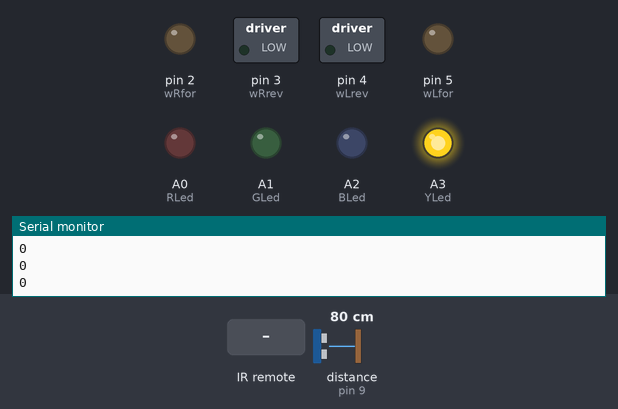
Recording of a sketch running on a simulated Arduino Uno, built with avr-gcc and run on an emulated ATmega328P. Shown: switched loads named in the sketch (green lamp = pin HIGH), output pins drawn as LEDs (lit = HIGH), the last lines printed to the serial monitor. Dashed ring = blinking. The test bench sets the inputs (shaded band); at power-on: distance to the obstacle (sensor on pin 9) 80 cm. The echo pulse lasts 58.3 µs per cm; pins used as bus, display or sensor lines are not drawn.

Above: at 3.7 s.
3.8 s: infrared code 0xFFA25D received
At 6.1 s:
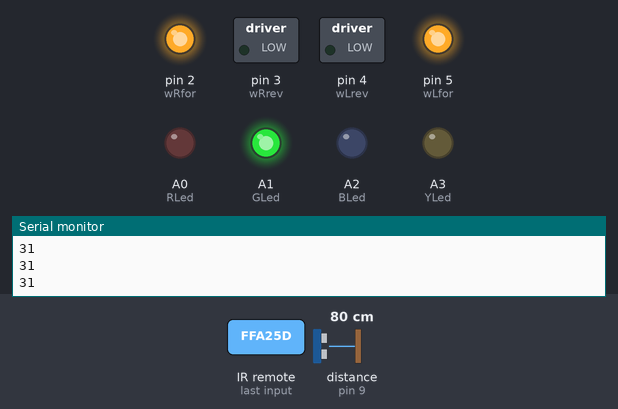
6.8 s: distance to the obstacle (sensor on pin 9) set to 19 cm
8.3 s: distance to the obstacle (sensor on pin 9) set to 16 cm
At 9.14 s:
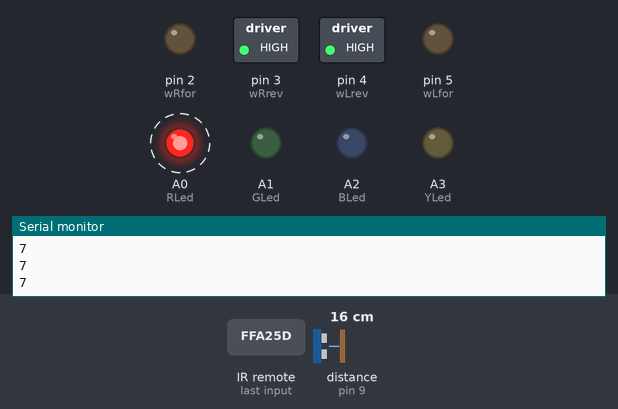
11.3 s: infrared code 0x40BFA05F received
At 13.7 s:
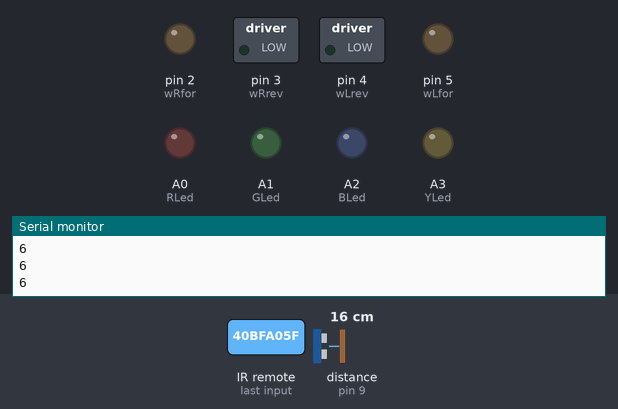
14.2 s: infrared code 0xFFE01F received
At 14.29 s:
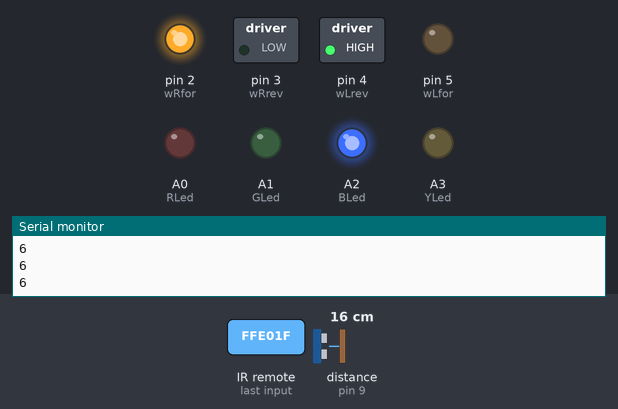
Timing chart, 0 to 16.8 s (numbered marks = the images above; inputs shaded):
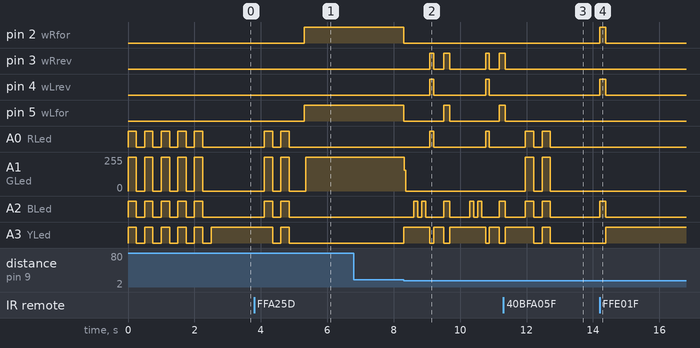

Measured:
- the behaviour switches between 18 and 17 cm on distance to the obstacle (sensor on pin 9) (found by bisection; images 1 and 2)
- after the input at 3.8 s, pin 2 (wRfor), pin 5 (wLfor): LOW → HIGH after 1.5 s
- after the input at 8.3 s, pin 2 (wRfor): HIGH → LOW at once; pin 3 (wRrev): goes HIGH 0.12 s, LOW 0.30 s, HIGH 0.18 s, LOW 1.1 s, HIGH 0.12 s, LOW 0.30 s, then HIGH, starting after 0.78 s
- after the input at 11.3 s, pin 3 (wRrev), pin 5 (wLfor): goes on until 11.4 s, then stays LOW; pin 4 (wLrev): stays LOW (without the input it goes to HIGH after 1.1 s); A1 (GLed): alternates 255/255 for 0.25 s and 0/255 for 0.25 s, 4 changes in all, then stays 0/255, starting after 0.66 s
- after the input at 14.2 s, pin 2 (wRfor), pin 4 (wLrev), A2 (BLed): LOW → HIGH at once, → LOW 0.18 s later; A3 (YLed): LOW → HIGH after 0.18 s

The sketch:

smart_car_old.ino
```cpp
#include <IRremote.h>

uint32_t Previous,

//no extra letter = Mi8SE, M= mini remote,S=Siam's phone


         //Power button
         trigCode = 0xA90,
         trigCodeM = 0xFFA25D,
         trigCodeS = 0x40BFA05F,

         rightCode = 0xCD0,
         rightCodeM = 0xFFA857,
         rightCodeS = 0x40BF20DF,

         leftCode = 0x2D0,
         leftCodeM = 0xFFE01F,
         leftCodeS = 0x40BFE21D,

         upCode = 0x2F0,
         upCodeM = 0xFF906F,
         upCodeS = 0x40BF12ED,

         downCode = 0xAF0,
         downCodeM = 0xFF02FD,
         downCodeS = 0x40BF02FD,

         //Seven
         spinCodeC = 0x610,
         spinCodeCM = 0xFF42BD,
         spinCodeCS = 0x40BF58A7,

         //Ok
         nutralCode = 0xA70,
         nutralCodeM = 0xFF38C7,
         nutralCodeS = 0xA70,

         //Three
         blinkerCode = 0x410,
         blinkerCodeM = 0xFF7A85,
         blinkerCodeS = 0x40BF7887,

         //One
         zzCode = 0x10,
         zzCodeM = 0xFF30CF,
         zzCodeS = 0x40BF50AF,

         //Nine
         spinCodeCC = 0x110,
         spinCodeCCM = 0xFF52AD,
         spinCodeCCS = 0x40BF5AA5,

         //Vol+
         increment = 0x490,
         incrementM = 0xFF9867,
         incrementS = 0x40BFBA45,

         //Vol-
         decrement = 0xC90,
         decrementM = 0xFF6897,
         decrementS = 0x40BF9A65;

long duration;

uint8_t RLed = A0,
        GLed = A1,
        BLed = A2,
        YLed = A3;

const int wRfor = 2,
          wRrev = 3,
          wLfor = 5,
          wLrev = 4,

          trig = 8,
          echo = 9,
          IR = 12,
          RwVal = 200,  //Right wheel analog value - ex value 225

          zigDelay = 500,
          restFor = 300;


IRrecv receiver(IR);
decode_results results;

int sensorAct,
    objDis,
    check365 = 0,
    holdFor = 180,
    animSD = 120; // anim Switch Delay


boolean RCmode = true, senSt = false, batterySaver = false, zzMode = false, blinkerMode = false;

void launchAnim() {
  digitalWrite(RLed, HIGH);
  delay(animSD);
  digitalWrite(RLed, LOW);
  digitalWrite(GLed, HIGH);
  delay(animSD);
  digitalWrite(GLed, LOW);
  digitalWrite(BLed, HIGH);
  delay(animSD);
  digitalWrite(BLed, LOW);
  digitalWrite(YLed, HIGH);
  delay(animSD);
  digitalWrite(YLed, LOW);
  digitalWrite(BLed, HIGH);
  delay(animSD);
  digitalWrite(BLed, LOW);
  digitalWrite(GLed, HIGH);
  delay(animSD);
  digitalWrite(GLed, LOW);
}
void throwSignal() {
  digitalWrite(trig, LOW);
  delayMicroseconds(2);
  digitalWrite(trig, HIGH);
  delayMicroseconds(10);
  digitalWrite(trig, LOW);
  duration = pulseIn(echo, HIGH);
}
bool gotCode(uint32_t code1=0, uint32_t code2=0,uint32_t code3=0) {
  if (Previous == code1 || Previous == code2 || Previous == code3) {
    return true;
  }
  else {
    return false;
  }
}

void convert() {
  //It will convert the signal duration into inches
  objDis = (duration / 2) / (29.1 * 2.54);
}

void defStats() {
  //Define status - It will define if the car have to stop or run
  throwSignal();
  convert();
  if (objDis <= 6 || check365 > 30) {
    senSt = 1;
    check365 = 0;
  }
  else if (objDis == 365) {
    senSt = 0;
    check365 += 1;
  }
  else if (objDis > 6) {
    senSt = 0;
    check365 = 0;
  }
}


void lightsOff() {
  digitalWrite(RLed, LOW);
  digitalWrite(GLed, LOW);
  digitalWrite(BLed, LOW);
  digitalWrite(YLed, LOW);
}

void anim1() {
  digitalWrite(RLed, HIGH);
  digitalWrite(BLed, HIGH);
  delay(animSD);
  digitalWrite(RLed, LOW);
  digitalWrite(BLed, LOW);
  digitalWrite(GLed, HIGH);
  digitalWrite(YLed, HIGH);
  delay(animSD);
  digitalWrite(GLed, LOW);
  digitalWrite(YLed, LOW);
}

void anim2() {
  digitalWrite(RLed, HIGH);
  delay(animSD);
  digitalWrite(RLed, LOW);
  digitalWrite(GLed, HIGH);
  delay(animSD);
  digitalWrite(GLed, LOW);
  digitalWrite(BLed, HIGH);
  delay(animSD);
  digitalWrite(BLed, LOW);
  digitalWrite(YLed, HIGH);
  delay(animSD);
  digitalWrite(YLed, LOW);

}

void nutral() {
  lightsOff();
  digitalWrite(YLed, HIGH);
  digitalWrite(wRfor, LOW);
  digitalWrite(wLfor, LOW);
  digitalWrite(wRrev, LOW);
  digitalWrite(wLrev, LOW);
  delay(restFor);
}

void accelerate() {
  lightsOff();
  digitalWrite(GLed, HIGH);
  digitalWrite(wRfor, HIGH);
  digitalWrite(wLfor, HIGH);

}

void reverse() {
  lightsOff();
  digitalWrite(RLed, HIGH);
  digitalWrite(wRrev, HIGH);
  digitalWrite(wLrev, HIGH);
}

void rot90c() {
  lightsOff();
  digitalWrite(BLed, HIGH);
  digitalWrite(wRrev, HIGH);
  digitalWrite(wLfor, HIGH);
  delay(holdFor);
  nutral();
}

void rot90cc() {
  lightsOff();
  digitalWrite(BLed, HIGH);
  digitalWrite(wRfor, HIGH);
  digitalWrite(wLrev, HIGH);
  delay(holdFor);
  nutral();
}

void spinc() {
  digitalWrite(wRrev, HIGH);
  digitalWrite(wLfor, HIGH);
}

void spincc() {
  digitalWrite(wLrev, HIGH);
  digitalWrite(wRfor, HIGH);
}


void blinker() {
  for (int l = 0; l < 4; l++) {
    launchAnim();
  }
  for (int m = 0; m < 4; m++) {
    anim1();
  }
  for (int n = 0; n < 4; n++) {
    anim2();
  }
}

void falseEach() {
  zzMode = false;
  blinkerMode = false;
}

void ZigZag() {
  accelerate();
  delay(zigDelay);
  nutral();
  rot90c();
  accelerate();
  delay(zigDelay);
  nutral();
  rot90cc();
}

void flash(int led) {
  for (int k = 0; k < 2; k++) {
    digitalWrite(led, HIGH);
    delay(animSD);
    digitalWrite(led, LOW);
    delay(animSD);
  }
}
void flashAll() {
  digitalWrite(YLed, HIGH);
  digitalWrite(BLed, HIGH);
  digitalWrite(GLed, HIGH);
  digitalWrite(RLed, HIGH);
  delay(250);
  digitalWrite(YLed, LOW);
  digitalWrite(BLed, LOW);
  digitalWrite(GLed, LOW);
  digitalWrite(RLed, LOW);
  delay(250);
}
void underControl() {
  if (gotCode(increment,incrementM,incrementS)) {
    flash(GLed);
    if (blinkerMode == true && animSD <= 500) {
      animSD += 20;
    }
    else if (holdFor <= 500) {
      holdFor += 20;
    }
  }

  else if (gotCode(decrement,decrementM,decrementS)) {
    flash(RLed);
    if (blinkerMode == true && animSD >= 60) {
      animSD -= 20;
    }
    else if (holdFor >= 60) {
      holdFor -= 20;
    }
  }
  else if (gotCode(rightCode,rightCodeM,rightCodeS)) {
    rot90c();
  }
  else if (gotCode(leftCode,leftCodeM,leftCodeS)) {
    rot90cc();
  }
  else if (gotCode(upCode,upCodeM,upCodeS)) {
    accelerate();
  }
  else if (gotCode(downCode,downCodeM,downCodeS)) {
    reverse();
  }
  else if (gotCode(nutralCode,nutralCodeM,nutralCodeS)) {
    falseEach();
    nutral();
  }
  else if (gotCode(spinCodeC,spinCodeCM,spinCodeCS)) {
    nutral();
    falseEach();
    flash(BLed);
    spinc();
  }
  else if (gotCode(spinCodeCC,spinCodeCCM,spinCodeCCS)) {
    nutral();
    falseEach();
    flash(BLed);
    spincc();
  }
  else if (gotCode(zzCode,zzCodeM,zzCodeS)) {
    nutral();
    falseEach();
    flash(BLed);
    zzMode = true;
  }
  else if (gotCode(blinkerCode,blinkerCodeM,blinkerCodeS)) {
    nutral();
    falseEach();
    flash(BLed);
    blinkerMode = true;
  }

}

void setup() {
  //Motors
  pinMode(wRfor, OUTPUT);
  pinMode(wRrev, OUTPUT);
  pinMode(wLfor, OUTPUT);
  pinMode(wLrev, OUTPUT);
  pinMode(RLed, OUTPUT);
  pinMode(GLed, OUTPUT);
  pinMode(BLed, OUTPUT);
  pinMode(YLed, OUTPUT);

  //IR sensor
  pinMode (echo, INPUT);
  pinMode (trig, OUTPUT);
  Serial.begin(9600);
  receiver.enableIRIn(); //start the receiver

  //Instructions
  for (int o = 0; o < 5; o++) {
    flashAll();
  }
  analogWrite(YLed, 255);
}


void loop() {

  if (RCmode == false) {
    defStats();
    if (senSt == true) {
      nutral();
      flash(BLed);
      reverse();
      delay(120);
      nutral();
      rot90c();
    }
    else {
      accelerate();
    }
  }

  else if (zzMode == true) {
    ZigZag();
  }
  else if (blinkerMode == true) {
    blinker();

  }

  if (receiver.decode(&results)) {
    if (receiver.results.value == 0xFFFFFFFF) {
      receiver.results.value = Previous;
    }
    Previous = receiver.results.value;
    if (gotCode(trigCode,trigCodeM,trigCodeS)) {
      if (RCmode == false) {
        lightsOff();
        analogWrite(YLed, 255);
        RCmode = true;
      }
      else {
        RCmode = false;
      }
      nutral();
      falseEach();
      animSD = 120;
      for (int i = 0; i < 2; i++) {
        flashAll();
      }
    }
    if (RCmode == true) {
      underControl();
    }

    receiver.resume(); //next value
    Previous = receiver.results.value;

    Serial.println (receiver.results.value, HEX); //display HEX results
    delay(200);
  }
  Serial.println(objDis);

}
```
